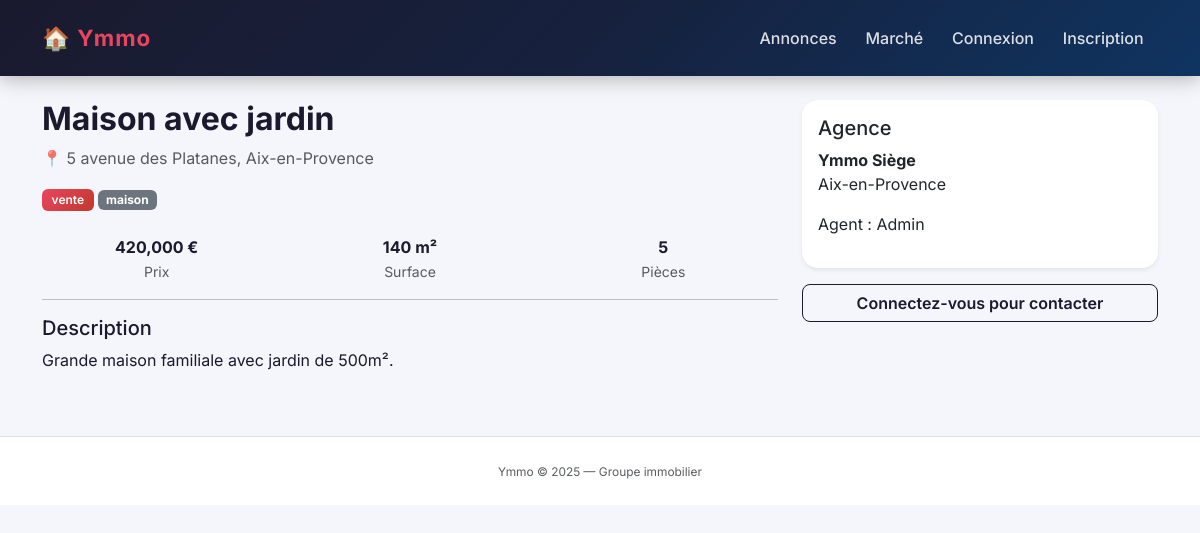
/listing/2, run on the app's committed database.
### models.py (models this page shows)
class Listing(db.Model):
    __tablename__ = 'listings'
    id = db.Column(db.Integer, primary_key=True)
    title = db.Column(db.String(200), nullable=False)
    type = db.Column(db.String(20))
    property_type = db.Column(db.String(30))
    status = db.Column(db.String(20), default='active')
    price = db.Column(db.Float, nullable=False)
    area_m2 = db.Column(db.Integer)
    rooms = db.Column(db.Integer)
    city = db.Column(db.String(100))
    address = db.Column(db.String(200))
    description = db.Column(db.Text)
    agency_id = db.Column(db.Integer, db.ForeignKey('agencies.id'))
    user_id = db.Column(db.Integer, db.ForeignKey('users.id'))
    created_at = db.Column(db.DateTime, default=datetime.utcnow)
    images = db.relationship('ListingImage', backref='listing', lazy=True, cascade='all, delete-orphan')
    contacts = db.relationship('Contact', backref='listing', lazy=True)

class Agency(db.Model):
    __tablename__ = 'agencies'
    id = db.Column(db.Integer, primary_key=True)
    name = db.Column(db.String(100), nullable=False)
    city = db.Column(db.String(100))
    address = db.Column(db.String(200))
    users = db.relationship('User', backref='agency', lazy=True)
    listings = db.relationship('Listing', backref='agency', lazy=True)

class User(db.Model, UserMixin):
    __tablename__ = 'users'
    id = db.Column(db.Integer, primary_key=True)
    name = db.Column(db.String(100), nullable=False)
    email = db.Column(db.String(150), unique=True, nullable=False)
    password_hash = db.Column(db.String(200), nullable=False)
    role = db.Column(db.String(20), default='client')
    agency_id = db.Column(db.Integer, db.ForeignKey('agencies.id'), nullable=True)
    created_at = db.Column(db.DateTime, default=datetime.utcnow)
    listings = db.relationship('Listing', backref='agent', lazy=True)
    favorites = db.relationship('Favorite', backref='user', lazy=True)

### routes/listings.py (the view)
@listings_bp.route('/listing/<int:id>')
def detail(id):
    listing = Listing.query.get_or_404(id)
    return render_template('detail.html', listing=listing)

### templates/detail.html (shortened to what this page needs)
{% extends 'base.html' %}
{% block content %}
<div class="row">
  <div class="col-md-8">
    <h2>{{ listing.title }}</h2>
    <p class="text-muted">📍 {{ listing.address }}, {{ listing.city }}</p>
    <span class="badge {% if listing.type=='vente' %}bg-danger{% else %}bg-primary{% endif %}">{{ listing.type }}</span>
    <span class="badge bg-secondary">{{ listing.property_type }}</span>
    <div class="row mt-4 text-center">
      <div class="col"><strong>{{ "{:,.0f}".format(listing.price) }} €</strong><br><small class="text-muted">Prix</small></div>
      <div class="col"><strong>{{ listing.area_m2 }} m²</strong><br><small class="text-muted">Surface</small></div>
      <div class="col"><strong>{{ listing.rooms }}</strong><br><small class="text-muted">Pièces</small></div>
    </div>
    <hr>
    <h5>Description</h5>
    <p>{{ listing.description }}</p>
  </div>
  <div class="col-md-4">
    <div class="card shadow-sm mb-3">
      <div class="card-body">
        <h5>Agence</h5>
        {% if listing.agency %}
          <p><strong>{{ listing.agency.name }}</strong><br>{{ listing.agency.city }}</p>
        {% endif %}
        <p>Agent : {{ listing.agent.name if listing.agent else '—' }}</p>
      </div>
    </div>
    {% if current_user.is_authenticated %}
    <div class="card shadow-sm mb-3">
      <div class="card-body">
        <h5>Contacter l'agence</h5>
        <form method="post" action="{{ url_for('listings.contact', id=listing.id) }}">
          <textarea class="form-control mb-2" name="message" rows="3" placeholder="Votre message..." required></textarea>
          <button class="btn btn-dark w-100">Envoyer</button>
        </form>
      </div>
    </div>
    <form method="post" action="{{ url_for('listings.toggle_favorite', id=listing.id) }}">
      {% set is_fav = current_user.favorites | selectattr('listing_id','eq',listing.id) | list %}
      <button class="btn {% if is_fav %}btn-warning{% else %}btn-outline-warning{% endif %} w-100">
        {% if is_fav %}⭐ Retirer des favoris{% else %}☆ Ajouter aux favoris{% endif %}
      </button>
    </form>
    {% else %}
    <a href="{{ url_for('auth.login') }}" class="btn btn-outline-dark w-100">Connectez-vous pour contacter</a>
    {% endif %}
  </div>
</div>
{% endblock %}

### static/css/style.css (style rules this page uses)
* { box-sizing: border-box; }
body { font-family: 'Inter', sans-serif; background-color: #f4f6fb; color: #1a1a2e; }
h1, h2 { font-weight: 700; color: #1a1a2e; }
.card { border: none; border-radius: 16px; box-shadow: 0 2px 12px rgba(0,0,0,0.07); transition: transform 0.2s, box-shadow 0.2s; overflow: hidden; background: #fff; }
.badge.bg-danger { background: linear-gradient(135deg, #e94560, #c0392b) !important; padding: 0.4em 0.8em; border-radius: 6px; font-weight: 600; }
.btn-outline-dark { border: 1.5px solid #1a1a2e; border-radius: 8px; font-weight: 600; color: #1a1a2e; transition: all 0.2s; }

### data on the page
Listing: title "Maison avec jardin", address "5 avenue des Platanes", city "Aix-en-Provence", type "vente", property_type "maison", price "420,000", area_m2 "140", rooms "5", description "Grande maison familiale avec jardin de 500m²."
Agency: agency.name "Ymmo Siège", agency.city "Aix-en-Provence"
User: agent "Admin"
